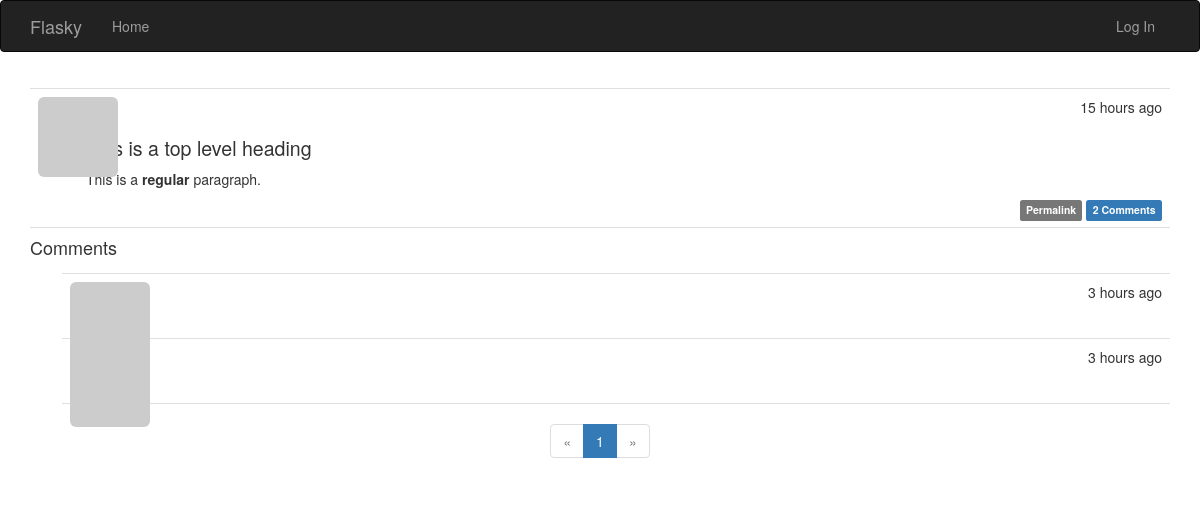
/post/106, run on an earlier commit of the app's database.
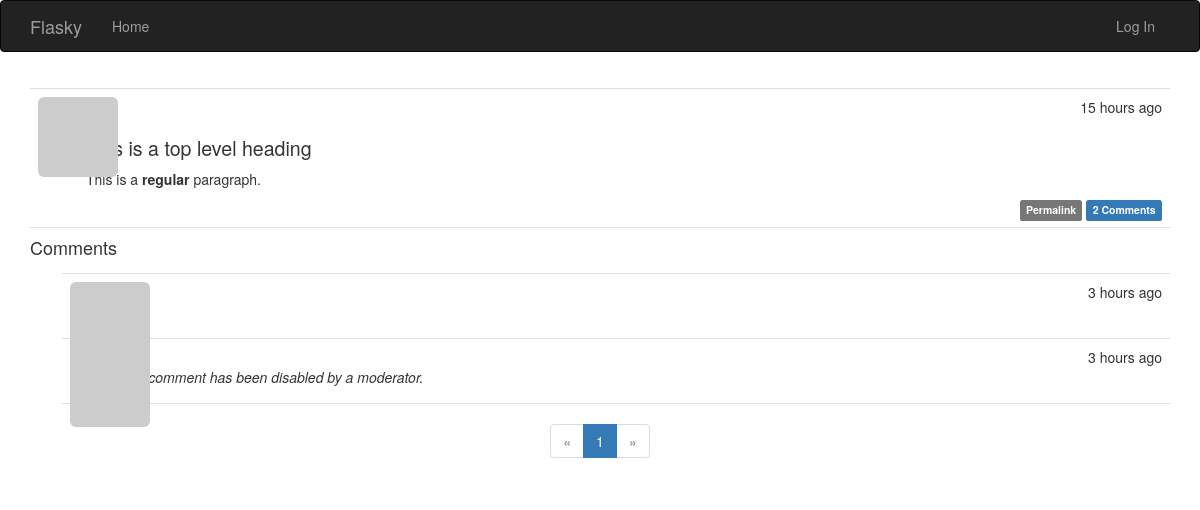
And on a later commit of the database.
### app/models.py (models this page shows, shortened)
class Comment(db.Model):
    __tablename__ = 'comments'
    id = db.Column(db.Integer, primary_key=True)
    body = db.Column(db.Text)
    body_html = db.Column(db.Text)
    timestamp = db.Column(db.DateTime, index=True, default=datetime.utcnow)
    disabled = db.Column(db.Boolean)
    author_id = db.Column(db.Integer, db.ForeignKey('users.id'))
    post_id = db.Column(db.Integer, db.ForeignKey('posts.id'))

### app/main/views.py (the view, shortened to what this page needs)
@main.route('/post/<int:id>', methods=['GET', 'POST'])
def post(id):
    post = Post.query.get_or_404(id)
    form = CommentForm()
    page = request.args.get('page', 1, type=int)
    if page == -1:
        page = (post.comments.count() - 1) // current_app.config['FLASKY_COMMENTS_PER_PAGE'] + 1
    pagination = post.comments.order_by(Comment.timestamp.asc()).paginate(
        page=page,
        per_page=current_app.config['FLASKY_COMMENTS_PER_PAGE'],
        error_out=False
    )
    comments = pagination.items
    return render_template('post.html', posts=[post], form=form, comments=comments, pagination=pagination)

### app/auth/views.py (called while the page is built)
@auth.before_app_request
def before_request():
    if current_user.is_authenticated:
        current_user.ping()
        if not current_user.confirmed \
                and request.blueprint != 'auth' \
                and request.endpoint != 'static':
            return redirect(url_for('auth.unconfirmed'))

### app/main/__init__.py (called while the page is built)
@main.app_context_processor
def inject_permissions():
    return dict(Permission=Permission)

### app/models.py (called while the page is built)
    def gravatar_hash(self):
        return hashlib.md5(self.email.lower().encode('utf-8')).hexdigest()

    def gravatar(self, size=100, default='identicon', rating='g'):
        if request.is_secure:
            url = 'https://secure.gravatar.com/avatar'
        else:
            url = 'http://gravatar.com/avatar'
        hashed = self.avatar_hash or self.gravatar_hash()
        return f'{url}/{hashed}?s={size}&d={default}&r={rating}'

    def can(self, perm):
        return False

    def is_administrator(self):
        return False

### app/templates/post.html (shortened to what this page needs)
{% extends "base.html" %}
{% import "bootstrap/wtf.html" as wtf %}
{% import "_macros.html" as macros %}
{% block page_content %}
{% include '_posts.html' %}
<h4 id="comments">Comments</h4>
{% include '_comments.html' %}
{% if pagination %}
<div class="pagination">
    {{ macros.pagination_widget(pagination, '.post', fragment='#comments', id=posts[0].id) }}
</div>
{% endif %}
{% endblock %}

### app/templates/_comments.html (shortened to what this page needs)
<ul class="comments">
    {% for comment in comments %}
    <li class="comment">
        <div class="comment-thumbnail">
            <a href="{{ url_for('.user', username=comment.author.username) }}">
                <img class="img-rounded profile-thumbnail" src="{{ comment.author.gravatar(size=40) }}">
            </a>
        </div>
        <div class="comment-content">
            <div class="comment-date">{{ moment(comment.timestamp).fromNow() }}</div>
            <div class="comment-author">
                <a href="{{ url_for('.user', username=comment.author.username) }}">{{ comment.author.username }}</a>
            </div>
            <div class="comment-body">
                {% if comment.disabled %}
                <p><i>This comment has been disabled by a moderator.</i></p>
                {% endif %}
            </div>
        </div>
    </li>
    {% endfor %}
</ul>

What changed in the data, as far as the page shows it:
changed Comment (number 2 of 2 on the later page): now shows "This comment has been disabled by a moderator."
